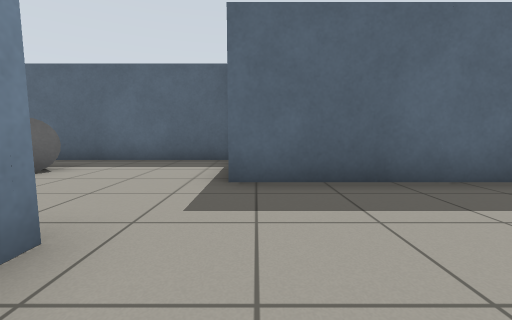
[1] (above)

20 first-person views from a walk through a Gazebo world. The camera is 0.72 m above the floor, tilts 6° down and sees 90° across. The lines on the ground mark 1 m squares. The floor is counted in squares, 1 m on a side. Each view is taken from the middle of a square. On the plan, view 1 faces up. The plan holds only what a view shows up to about 9 squares ahead; the rest is blank. Robots are left out. Some stock models are drawn as simple stand-ins. Surface patterns are stand-ins for the level's own textures.

[2]
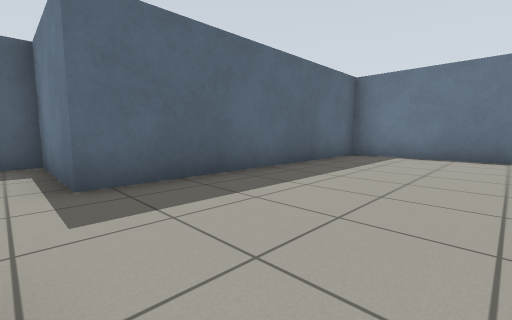

[3]
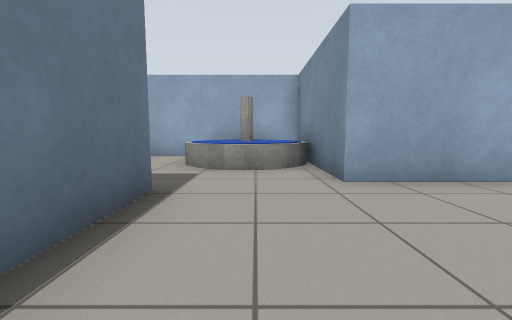

[4]
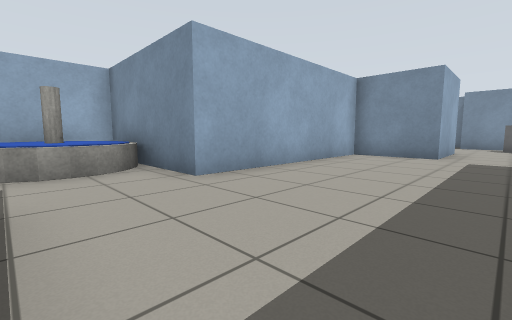

[5]
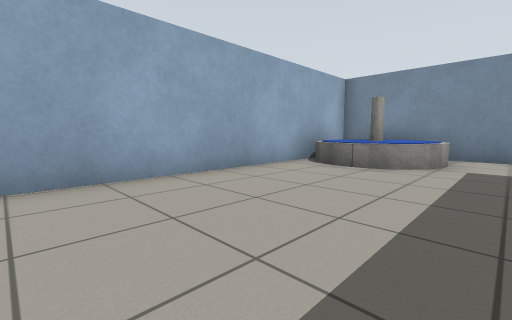

[6]
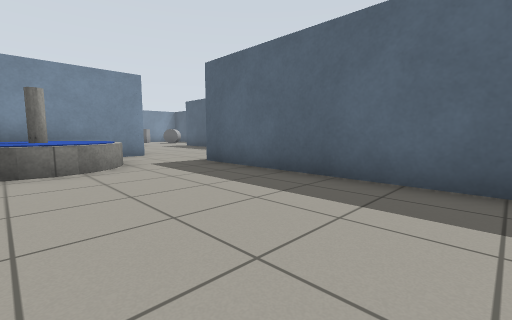

[7]
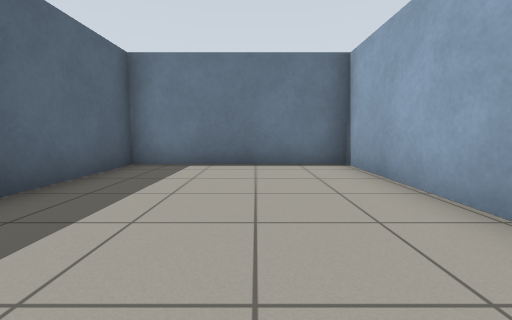

[8]
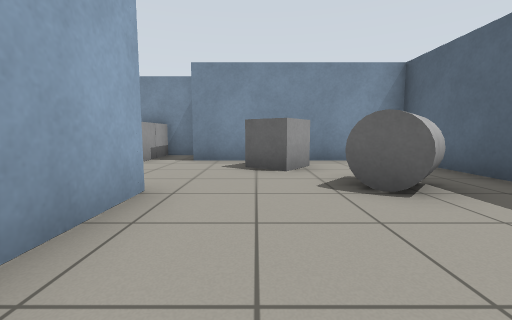

[9]
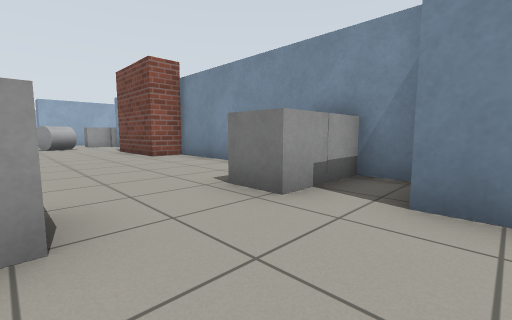

[10]
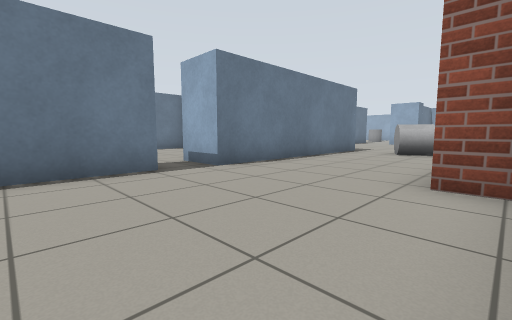

[11]
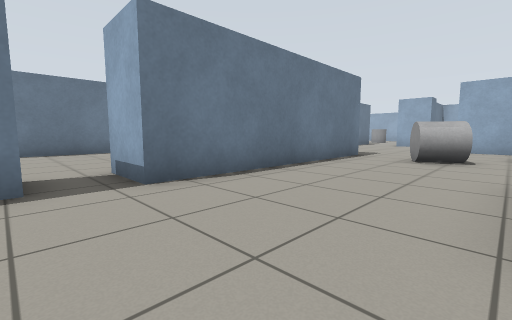

[12]
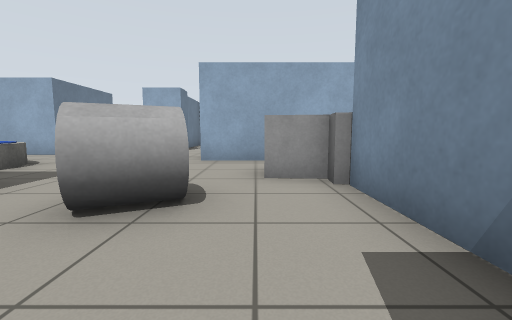

[13]
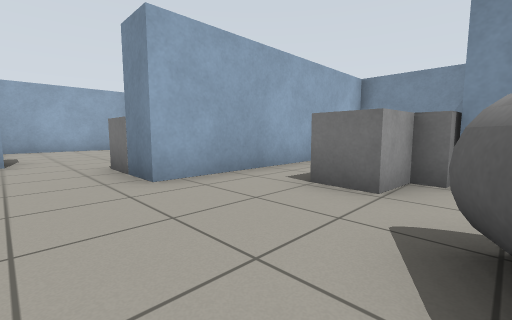

[14]
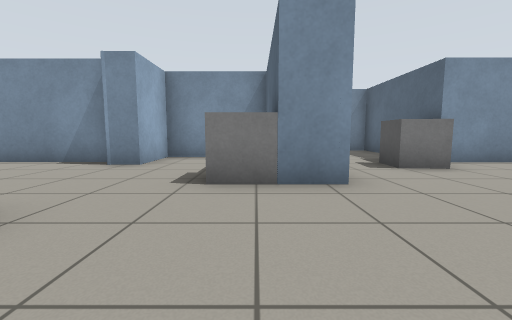

[15]
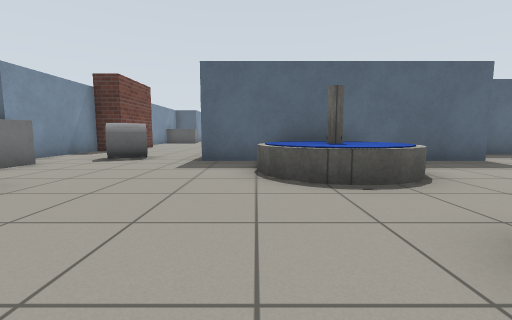

[16]
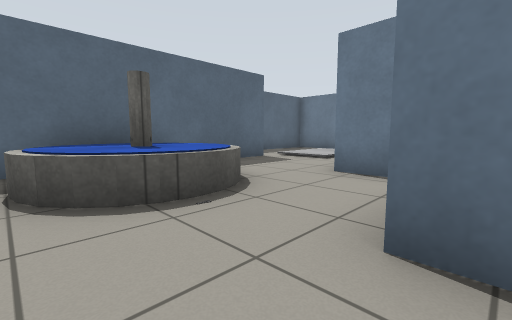

[17]
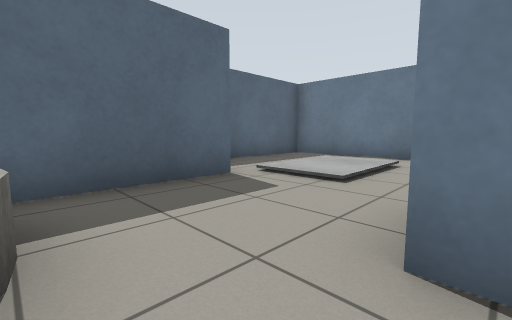

[18]
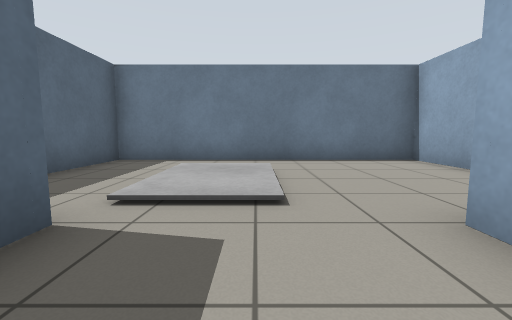

[19]
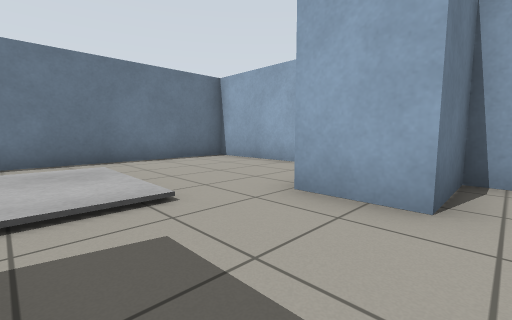

[20]
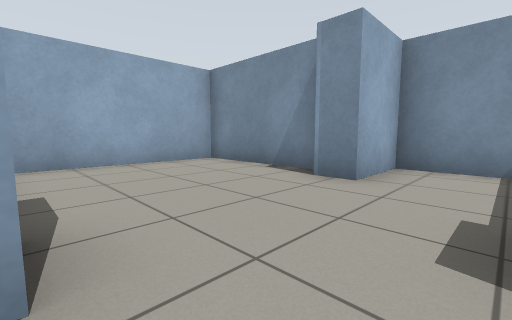

### Floor plan
Points are (right, up) in squares from view 1. A wall is a line through its corners. A room is listed if a view was taken in it or the views show most of it. See-through windows are left out.
Room 1 (views 1, 2, 3, 4, 5, 6, 7)
walls: (4.7, -5.1) (13.9, -5.1) (13.9, -0.1) (7.3, -0.1) (7.3, 3.7) (-0.4, 3.7); (-1.4, 1.6) (-1.4, -0.7) (4.7, -0.7) (4.7, -2.4)
ways out: opening at (-1, 2.5) to room 2
objects: fountain (5, -4) to (7, -2)
Room 2 (views 8, 9, 10, 11, 12, 13, 14, 15, 16, 17, 18, 19, 20)
walls: (-9.3, -9.8) (-9.3, -12.4) (-12.2, -12.4); (-4.2, -4.3) (-4.2, -1.9); (-9.3, -1.6) (-9.3, -5.2); (-13.7, -12.9) (-13.7, -15.6) (-6.6, -15.6) (-6.6, -16.6); (-4.3, 1.6) (-1.4, 1.6); (-7.4, -16.7) (-10.1, -16.7); (-10.7, -16.6) (-10.7, -19.6) (-8.8, -19.6) (-8.8, -20.5); (3, -12.4) (-4.4, -12.4) (-4.4, -5.4) (-2.9, -5.4); (-1.4, -18.1) (-1.4, -17.5) (1.4, -17.5) (1.4, -15.6) (3, -15.6); (-0.4, 3.7) (-0.4, 6.8) (-7.7, 6.8) (-7.7, 1.2); (-9.3, -20.6) (-9.3, -24.2) (-5, -24.2); (4.7, -18.3) (7.9, -18.3) (7.9, -10.3) (4.6, -10.3)
ways out: opening at (-1, 2.5) to room 1; opening at (-3.5, -5)
objects: grey box (-10, -13) to (-9, -13); grey box (-9, -14) to (-8, -13); brick block (-9, -9) to (-9, -6); grey box (-9, -1) to (-9, 0); grey box (-8, -1) to (-8, 0); grey box (-7, -17); grey cylinder (-7, -12) to (-6, -11); grey box (-7, 3) to (-6, 4); grey box (-5, -1) to (-5, 0); grey cylinder (-5, 4) to (-4, 5); fountain (-3, -15) to (0, -13)

Positions as (right, up) in squares from view 1, and headings:
1: (0, 0), facing up
2: (-1, 0), facing up-right
3: (6, 3), facing down
4: (7, 3), facing down-left
5: (13, -1), facing down-left
6: (13, -4), facing up-left
7: (8, -3), facing right
8: (-1, 3), facing left
9: (-5, 2), facing down-left
10: (-9, -2), facing down-right
11: (-8, -4), facing down-right
12: (-8, -9), facing down
13: (-5, -12), facing down-left
14: (-3, -17), facing left
15: (-3, -19), facing up
16: (-3, -18), facing up-right
17: (0, -16), facing up-right
18: (1, -14), facing right
19: (1, -13), facing down-right
20: (-5, -18), facing down-left
